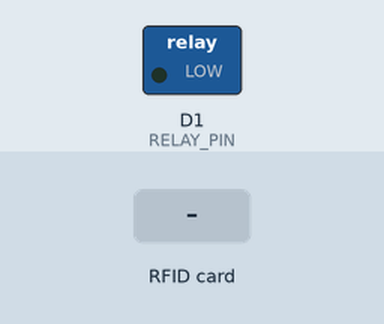
This sketch was run on a simulated ESP8266 (NodeMCU). Parts: switched loads named in the sketch (green lamp = pin HIGH). The test bench sets the inputs (shaded band). WiFi joins after 1.5 s; servers stay silent unless stated; what the sketch prints to the serial monitor is not drawn.

Above: at 3.0 s.
3.1 s: RFID card 06 A9 0D F0 held to the reader
At 3.5 s:
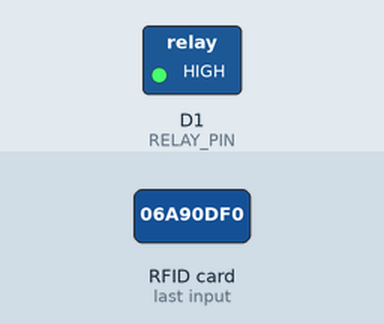
Timing chart, 0 to 9.6 s (numbered marks = the images above; inputs shaded):
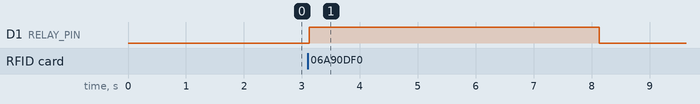

The sketch:

rfid_attendence_blynk_iot.ino
```cpp
#include <WiFiManager.h>
#include <MFRC522.h>
#include <BlynkSimpleEsp8266.h>

#define SS_PIN D4      // RC522 SDA pin
#define RST_PIN D3     // RC522 RST pin
#define RELAY_PIN D1   // Relay pin for solenoid lock control

MFRC522 rfid(SS_PIN, RST_PIN);  // Create an MFRC522 instance

// Blynk Credentials
#define BLYNK_TEMPLATE_ID "TMPL3LBhFTNSd"
#define BLYNK_TEMPLATE_NAME "RFID LOCK"
#define BLYNK_AUTH_TOKEN "Z_wbNDMygB5kqsr_lVdR4XCZVXZ_HRm1"

char auth[] = BLYNK_AUTH_TOKEN;

// Array for authorized users
struct User {
    const char* name;
    const byte uid[4];
};

User authorizedUsers[] = {
    {"Viraj", {0x06, 0xA9, 0x0D, 0xF0}}, //0x06 0xA9 0x0D 0xF0
    {"Bob",   {0xAB, 0xCD, 0xEF, 0x90}}
};

void setup() {
    Serial.begin(115200);

    WiFiManager wifiManager;
    wifiManager.autoConnect("RFID_Access");

    Serial.println("✅ Wi-Fi Connected Successfully!");
    Serial.print("IP Address: ");
    Serial.println(WiFi.localIP());

    Blynk.begin(auth, WiFi.SSID().c_str(), WiFi.psk().c_str());

    SPI.begin();
    rfid.PCD_Init();

    pinMode(RELAY_PIN, OUTPUT);
    digitalWrite(RELAY_PIN, LOW);  // Initially lock remains closed

    Serial.println("🔒 RFID System Ready");
}

void loop() {
    Blynk.run();

    if (!rfid.PICC_IsNewCardPresent() || !rfid.PICC_ReadCardSerial()) {
        return;  // No card detected
    }

    Serial.print("Card detected! UID: ");
    for (byte i = 0; i < rfid.uid.size; i++) {
        Serial.print(rfid.uid.uidByte[i] < 0x10 ? " 0" : " ");
        Serial.print(rfid.uid.uidByte[i], HEX);
    }
    Serial.println();

    bool authorized = false;
    for (const auto& user : authorizedUsers) {
        if (memcmp(rfid.uid.uidByte, user.uid, 4) == 0) {
            Serial.print(user.name);
            Serial.println(" has entered.");

            // Relay ON (Unlock door)
            digitalWrite(RELAY_PIN, HIGH);
            delay(5000); // Door stays open for 5 seconds
            digitalWrite(RELAY_PIN, LOW); // Lock the door again

            Blynk.logEvent("attendance", String(user.name) + " entered the premises.");  // ✅ Authorized Notification
            authorized = true;
            break;
        }
    }

    if (!authorized) {
        Serial.println("❌ Unauthorized access detected!");
        Blynk.logEvent("security_alert", " ❌Unauthorized access detected!");  // ❗ Unauthorized Notification
    }

    rfid.PICC_HaltA();         // Stop reading
    rfid.PCD_StopCrypto1();    // Stop encryption on the RFID reader
    delay(2000);
}
```

Measured:
- after the input at 3.1 s, D1 (RELAY_PIN): LOW → HIGH at once, → LOW 5.0 s later
